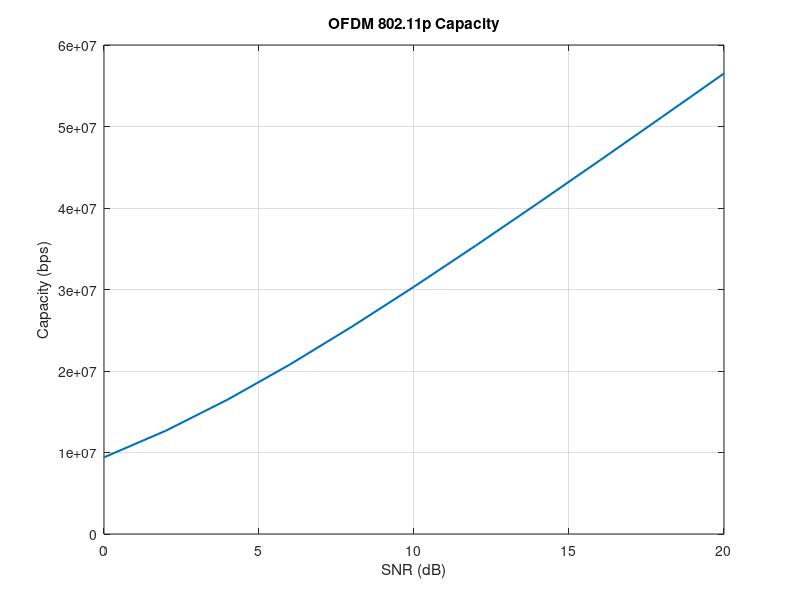

Write MATLAB code to recreate this figure.
% OFDM 802.11p Parameters
B = 10e6;
nSubcarriers = 64;
nDataCarriers = 48;
nPilots = 4;

% Range of SNR to consider
SNR_dB = 0:2:20;

% Convert SNR to linear units
SNR = 10.^(SNR_dB/10);

% Determine the effective SNR and Bandwidth
nActiveCarriers = nDataCarriers + nPilots;
SNR_eff = SNR*nSubcarriers/nActiveCarriers;
B_eff = B*nActiveCarriers/nSubcarriers;

% Determine capacity
C = B_eff.*log2(1 + SNR_eff);

% Plot the Capacity
plot(SNR_dB, C, 'LineWidth', 1.5);
grid on;
xlabel('SNR (dB)')
ylabel('Capacity (bps)')
title('OFDM 802.11p Capacity')


